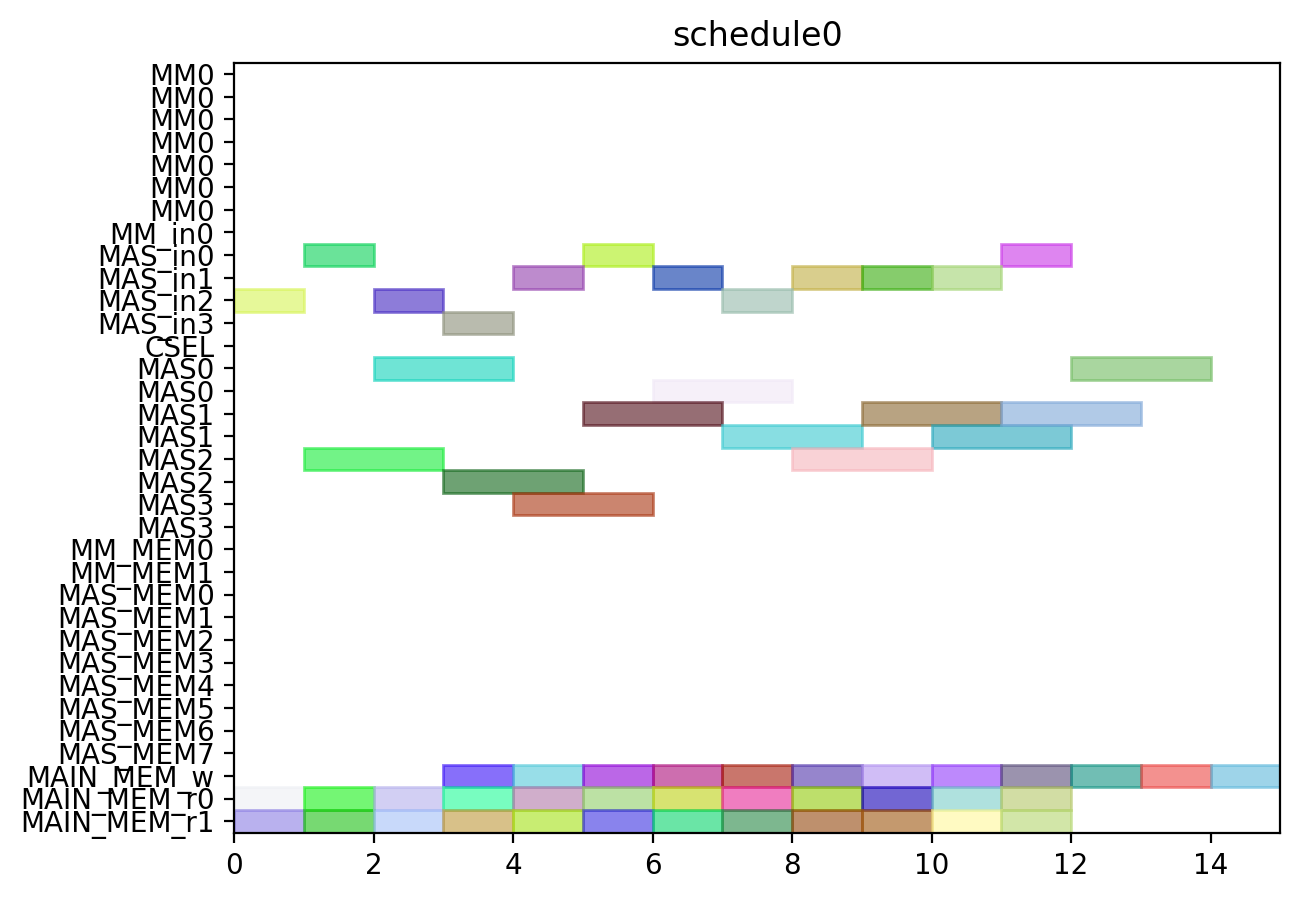

Generate this figure with Python:
from pyschedule import Scenario, solvers, plotters, alt


def solve():
	horizon = 120
	S = Scenario("schedule0", horizon=horizon)

	# resource
	MM = S.Resources('MM', num=1, size=7)
	MM_in = S.Resources('MM_in', num=1)
	MAS_in = S.Resources('MAS_in', num=4)
	CSEL = S.Resource('CSEL')
	MAS = S.Resources('MAS', num=4, size=2, periods=range(1, horizon))
	MM_MEM = S.Resources('MM_MEM', num=2)
	MAS_MEM = S.Resources('MAS_MEM', num=8)
	MAIN_MEM_w = S.Resource('MAIN_MEM_w', size=1)
	MAIN_MEM_r = S.Resources('MAIN_MEM_r', num=2)

	# result of previous scheduling

	# new tasks
	c000 = S.Task('c000', length=2, delay_cost=1)
	c000 += alt(MAS)
	c000_in = S.Task('c000_in', length=1, delay_cost=1)
	c000_in += alt(MAS_in)
	S += c000_in*MAS_in[0]<=c000*MAS[0]

	S += c000_in*MAS_in[1]<=c000*MAS[1]

	S += c000_in*MAS_in[2]<=c000*MAS[2]

	S += c000_in*MAS_in[3]<=c000*MAS[3]

	S += 0<c000

	c000_w = S.Task('c000_w', length=1, delay_cost=1)
	c000_w += alt(MAIN_MEM_w)
	S += c000 <= c000_w

	c000_mem0 = S.Task('c000_mem0', length=1, delay_cost=1)
	c000_mem0 += MAIN_MEM_r[0]
	S += c000_mem0 <= c000

	c000_mem1 = S.Task('c000_mem1', length=1, delay_cost=1)
	c000_mem1 += MAIN_MEM_r[1]
	S += c000_mem1 <= c000

	c001 = S.Task('c001', length=2, delay_cost=1)
	c001 += alt(MAS)
	c001_in = S.Task('c001_in', length=1, delay_cost=1)
	c001_in += alt(MAS_in)
	S += c001_in*MAS_in[0]<=c001*MAS[0]

	S += c001_in*MAS_in[1]<=c001*MAS[1]

	S += c001_in*MAS_in[2]<=c001*MAS[2]

	S += c001_in*MAS_in[3]<=c001*MAS[3]

	S += 0<c001

	c001_w = S.Task('c001_w', length=1, delay_cost=1)
	c001_w += alt(MAIN_MEM_w)
	S += c001 <= c001_w

	c001_mem0 = S.Task('c001_mem0', length=1, delay_cost=1)
	c001_mem0 += MAIN_MEM_r[0]
	S += c001_mem0 <= c001

	c001_mem1 = S.Task('c001_mem1', length=1, delay_cost=1)
	c001_mem1 += MAIN_MEM_r[1]
	S += c001_mem1 <= c001

	c010 = S.Task('c010', length=2, delay_cost=1)
	c010 += alt(MAS)
	c010_in = S.Task('c010_in', length=1, delay_cost=1)
	c010_in += alt(MAS_in)
	S += c010_in*MAS_in[0]<=c010*MAS[0]

	S += c010_in*MAS_in[1]<=c010*MAS[1]

	S += c010_in*MAS_in[2]<=c010*MAS[2]

	S += c010_in*MAS_in[3]<=c010*MAS[3]

	S += 0<c010

	c010_w = S.Task('c010_w', length=1, delay_cost=1)
	c010_w += alt(MAIN_MEM_w)
	S += c010 <= c010_w

	c010_mem0 = S.Task('c010_mem0', length=1, delay_cost=1)
	c010_mem0 += MAIN_MEM_r[0]
	S += c010_mem0 <= c010

	c010_mem1 = S.Task('c010_mem1', length=1, delay_cost=1)
	c010_mem1 += MAIN_MEM_r[1]
	S += c010_mem1 <= c010

	c011 = S.Task('c011', length=2, delay_cost=1)
	c011 += alt(MAS)
	c011_in = S.Task('c011_in', length=1, delay_cost=1)
	c011_in += alt(MAS_in)
	S += c011_in*MAS_in[0]<=c011*MAS[0]

	S += c011_in*MAS_in[1]<=c011*MAS[1]

	S += c011_in*MAS_in[2]<=c011*MAS[2]

	S += c011_in*MAS_in[3]<=c011*MAS[3]

	S += 0<c011

	c011_w = S.Task('c011_w', length=1, delay_cost=1)
	c011_w += alt(MAIN_MEM_w)
	S += c011 <= c011_w

	c011_mem0 = S.Task('c011_mem0', length=1, delay_cost=1)
	c011_mem0 += MAIN_MEM_r[0]
	S += c011_mem0 <= c011

	c011_mem1 = S.Task('c011_mem1', length=1, delay_cost=1)
	c011_mem1 += MAIN_MEM_r[1]
	S += c011_mem1 <= c011

	c100 = S.Task('c100', length=2, delay_cost=1)
	c100 += alt(MAS)
	c100_in = S.Task('c100_in', length=1, delay_cost=1)
	c100_in += alt(MAS_in)
	S += c100_in*MAS_in[0]<=c100*MAS[0]

	S += c100_in*MAS_in[1]<=c100*MAS[1]

	S += c100_in*MAS_in[2]<=c100*MAS[2]

	S += c100_in*MAS_in[3]<=c100*MAS[3]

	S += 0<c100

	c100_w = S.Task('c100_w', length=1, delay_cost=1)
	c100_w += alt(MAIN_MEM_w)
	S += c100 <= c100_w

	c100_mem0 = S.Task('c100_mem0', length=1, delay_cost=1)
	c100_mem0 += MAIN_MEM_r[0]
	S += c100_mem0 <= c100

	c100_mem1 = S.Task('c100_mem1', length=1, delay_cost=1)
	c100_mem1 += MAIN_MEM_r[1]
	S += c100_mem1 <= c100

	c101 = S.Task('c101', length=2, delay_cost=1)
	c101 += alt(MAS)
	c101_in = S.Task('c101_in', length=1, delay_cost=1)
	c101_in += alt(MAS_in)
	S += c101_in*MAS_in[0]<=c101*MAS[0]

	S += c101_in*MAS_in[1]<=c101*MAS[1]

	S += c101_in*MAS_in[2]<=c101*MAS[2]

	S += c101_in*MAS_in[3]<=c101*MAS[3]

	S += 0<c101

	c101_w = S.Task('c101_w', length=1, delay_cost=1)
	c101_w += alt(MAIN_MEM_w)
	S += c101 <= c101_w

	c101_mem0 = S.Task('c101_mem0', length=1, delay_cost=1)
	c101_mem0 += MAIN_MEM_r[0]
	S += c101_mem0 <= c101

	c101_mem1 = S.Task('c101_mem1', length=1, delay_cost=1)
	c101_mem1 += MAIN_MEM_r[1]
	S += c101_mem1 <= c101

	c110 = S.Task('c110', length=2, delay_cost=1)
	c110 += alt(MAS)
	c110_in = S.Task('c110_in', length=1, delay_cost=1)
	c110_in += alt(MAS_in)
	S += c110_in*MAS_in[0]<=c110*MAS[0]

	S += c110_in*MAS_in[1]<=c110*MAS[1]

	S += c110_in*MAS_in[2]<=c110*MAS[2]

	S += c110_in*MAS_in[3]<=c110*MAS[3]

	S += 0<c110

	c110_w = S.Task('c110_w', length=1, delay_cost=1)
	c110_w += alt(MAIN_MEM_w)
	S += c110 <= c110_w

	c110_mem0 = S.Task('c110_mem0', length=1, delay_cost=1)
	c110_mem0 += MAIN_MEM_r[0]
	S += c110_mem0 <= c110

	c110_mem1 = S.Task('c110_mem1', length=1, delay_cost=1)
	c110_mem1 += MAIN_MEM_r[1]
	S += c110_mem1 <= c110

	c111 = S.Task('c111', length=2, delay_cost=1)
	c111 += alt(MAS)
	c111_in = S.Task('c111_in', length=1, delay_cost=1)
	c111_in += alt(MAS_in)
	S += c111_in*MAS_in[0]<=c111*MAS[0]

	S += c111_in*MAS_in[1]<=c111*MAS[1]

	S += c111_in*MAS_in[2]<=c111*MAS[2]

	S += c111_in*MAS_in[3]<=c111*MAS[3]

	S += 0<c111

	c111_w = S.Task('c111_w', length=1, delay_cost=1)
	c111_w += alt(MAIN_MEM_w)
	S += c111 <= c111_w

	c111_mem0 = S.Task('c111_mem0', length=1, delay_cost=1)
	c111_mem0 += MAIN_MEM_r[0]
	S += c111_mem0 <= c111

	c111_mem1 = S.Task('c111_mem1', length=1, delay_cost=1)
	c111_mem1 += MAIN_MEM_r[1]
	S += c111_mem1 <= c111

	c200 = S.Task('c200', length=2, delay_cost=1)
	c200 += alt(MAS)
	c200_in = S.Task('c200_in', length=1, delay_cost=1)
	c200_in += alt(MAS_in)
	S += c200_in*MAS_in[0]<=c200*MAS[0]

	S += c200_in*MAS_in[1]<=c200*MAS[1]

	S += c200_in*MAS_in[2]<=c200*MAS[2]

	S += c200_in*MAS_in[3]<=c200*MAS[3]

	S += 0<c200

	c200_w = S.Task('c200_w', length=1, delay_cost=1)
	c200_w += alt(MAIN_MEM_w)
	S += c200 <= c200_w

	c200_mem0 = S.Task('c200_mem0', length=1, delay_cost=1)
	c200_mem0 += MAIN_MEM_r[0]
	S += c200_mem0 <= c200

	c200_mem1 = S.Task('c200_mem1', length=1, delay_cost=1)
	c200_mem1 += MAIN_MEM_r[1]
	S += c200_mem1 <= c200

	c201 = S.Task('c201', length=2, delay_cost=1)
	c201 += alt(MAS)
	c201_in = S.Task('c201_in', length=1, delay_cost=1)
	c201_in += alt(MAS_in)
	S += c201_in*MAS_in[0]<=c201*MAS[0]

	S += c201_in*MAS_in[1]<=c201*MAS[1]

	S += c201_in*MAS_in[2]<=c201*MAS[2]

	S += c201_in*MAS_in[3]<=c201*MAS[3]

	S += 0<c201

	c201_w = S.Task('c201_w', length=1, delay_cost=1)
	c201_w += alt(MAIN_MEM_w)
	S += c201 <= c201_w

	c201_mem0 = S.Task('c201_mem0', length=1, delay_cost=1)
	c201_mem0 += MAIN_MEM_r[0]
	S += c201_mem0 <= c201

	c201_mem1 = S.Task('c201_mem1', length=1, delay_cost=1)
	c201_mem1 += MAIN_MEM_r[1]
	S += c201_mem1 <= c201

	c210 = S.Task('c210', length=2, delay_cost=1)
	c210 += alt(MAS)
	c210_in = S.Task('c210_in', length=1, delay_cost=1)
	c210_in += alt(MAS_in)
	S += c210_in*MAS_in[0]<=c210*MAS[0]

	S += c210_in*MAS_in[1]<=c210*MAS[1]

	S += c210_in*MAS_in[2]<=c210*MAS[2]

	S += c210_in*MAS_in[3]<=c210*MAS[3]

	S += 0<c210

	c210_w = S.Task('c210_w', length=1, delay_cost=1)
	c210_w += alt(MAIN_MEM_w)
	S += c210 <= c210_w

	c210_mem0 = S.Task('c210_mem0', length=1, delay_cost=1)
	c210_mem0 += MAIN_MEM_r[0]
	S += c210_mem0 <= c210

	c210_mem1 = S.Task('c210_mem1', length=1, delay_cost=1)
	c210_mem1 += MAIN_MEM_r[1]
	S += c210_mem1 <= c210

	c211 = S.Task('c211', length=2, delay_cost=1)
	c211 += alt(MAS)
	c211_in = S.Task('c211_in', length=1, delay_cost=1)
	c211_in += alt(MAS_in)
	S += c211_in*MAS_in[0]<=c211*MAS[0]

	S += c211_in*MAS_in[1]<=c211*MAS[1]

	S += c211_in*MAS_in[2]<=c211*MAS[2]

	S += c211_in*MAS_in[3]<=c211*MAS[3]

	S += 0<c211

	c211_w = S.Task('c211_w', length=1, delay_cost=1)
	c211_w += alt(MAIN_MEM_w)
	S += c211 <= c211_w

	c211_mem0 = S.Task('c211_mem0', length=1, delay_cost=1)
	c211_mem0 += MAIN_MEM_r[0]
	S += c211_mem0 <= c211

	c211_mem1 = S.Task('c211_mem1', length=1, delay_cost=1)
	c211_mem1 += MAIN_MEM_r[1]
	S += c211_mem1 <= c211

	solvers.mip.solve(S,msg=1,kind='CPLEX',ratio_gap=1.01)

	solution = [['hoge']*len(S.solution()[1]) for i in range(len(S.solution()))]
	for i in range(len(S.solution())):
		for j in range(len(S.solution()[i])):
			solution[i][j]=str(S.solution()[i][j])
	print(solution)

	cycles = int(solution[-1][3])

	pic_file_name = "/home/mfukuda/ABE/multiRAM_multiMAS_16mux/scheduling_result/stage7MM1_stage2MAS4/CONJ/schedule0.png"
	if(S.solution() != []):
		plotters.matplotlib.plot(S,img_filename=pic_file_name, show_task_labels=False, fig_size=(cycles*0.25+3, 5))

	return solution
